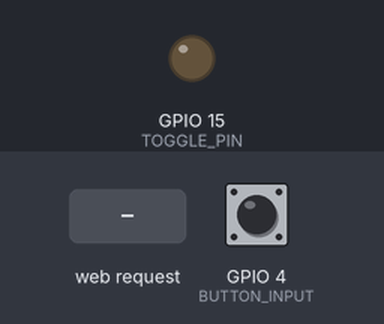
Bench run of a program on a simulated ESP32. Parts: output pins drawn as LEDs (lit = HIGH). The inputs (shaded band) are chosen by the test bench; at power-on: GPIO 4 (BUTTON_INPUT) LOW. WiFi joins after 1.5 s; servers stay silent unless stated; not simulated (calls return 0 or success): env.h; pins used as bus, display or sensor lines are not drawn; what the program prints to the serial monitor is not drawn.

Above: at 2.3 s.
2.4 s: HTTP request GET /15/toggle received
At 2.8 s:
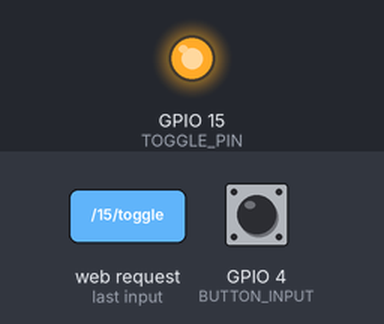
4.4 s: GPIO 4 (BUTTON_INPUT) pulled HIGH for 3.2 s
At 7.9 s:
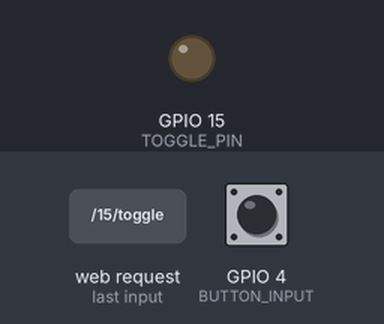
Timing chart, 0 to 9.4 s (numbered marks = the images above; inputs shaded):
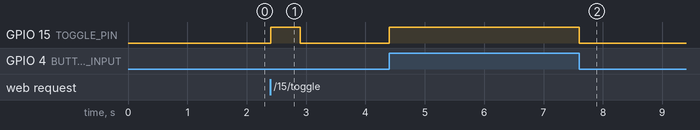

The program:

main.cpp
```cpp
/*******************************************************************************
 * Author: Trace Houser, Rui Santos
 *
 * Date: 2025/01/18
 *
 * Description:
 *      This is some simple code to remotely start my computer using an ESP32.
 *      The initial code I used was provided by Rui Santos at the link below
 *      and has been heavily modified.
 *
 *      In total, I'm using 1 ESP32, 1 Relay, and some wires. How the program works
 *      is it connects to your wifi (configurable under "Program Settings"),
 *      hosts a simple server with a toggle button, connects the relay
 *      when the toggle button is clicked.
 *
 * Links:
 *      Code from Rui Santos:
 *          https://randomnerdtutorials.com/esp32-web-server-arduino-ide/
 ******************************************************************************/

/*******************************************************************************
 * Imports
 ******************************************************************************/

#include <WiFi.h>
#include <env.h>
#include <thread>
#include <pthread.h>

/*******************************************************************************
 * Program Settings
 ******************************************************************************/

// Replace with your network credentials
const char *ssid = ESP32_WIFI_SSID;
const char *password = ESP32_WIFI_PASSWORD;
// Define server timeout in milliseconds (example: 2000ms = 2s)
const long timeoutTime = 2000;

/*******************************************************************************
 * Program Global Internal Variables
 ******************************************************************************/
// Set web server port number to 80
WiFiServer server(80);
// Variable to store the HTTP request
String header;
// Current time
unsigned long currentTime = millis();
// Previous time
unsigned long previousTime = 0;
// Wifi Reconnection Timer
unsigned long lastAttemptedWifiReconnection = 0;
// retry every minute
unsigned long wifiRetryDelay = 60000ul;
//I think the purpose of this is to make it attempt to connect immediately rather
//than waiting for the wifiRetryDelay to elapse
bool previouslyConnected = false;
// value to keep track of wifi disconnects
long wifiDisconnects = -1;

/*******************************************************************************
 * Program Pins
 ******************************************************************************/
// This pin sends the toggle signal to the relay
const int TOGGLE_PIN = 15;

// Circuit 1 (connected to the PC Power button)
// This is for detecting when the PC power button is pushed
// This pin is an INPUT pin detecting the amount of power
// When the button is pushed, it completes the circuit which sends the power from
// EXTRA_VCC to this pin (indicating we need to toggle the computer)
const int BUTTON_INPUT = 4;
// This pin is a part of the circuit
const int EXTRA_VCC = 2;

/*******************************************************************************
 * Function Declarations
 ******************************************************************************/
void sendCSS(WiFiClient &client);
void processHeaderRequest(String &header);
void checkForWebRequests();
void handlePhysicalButtonPress();
void connectToWifi();

/*******************************************************************************
 * Initial Setup
 ******************************************************************************/
void setup()
{
    Serial.begin(115200);
    // Check for wifi password and ssid
#ifndef ESP32_WIFI_PASSWORD
    Serial.println("No ESP32_WIFI_PASSWORD environment variable");
#endif
#ifndef ESP32_WIFI_SSID
    Serial.println("No ESP32_WIFI_SSID environment variable");
#endif

    // Pin setup last because the ExtraVCC pin is also the LED pin (physical indicator
    // of when the setup function is done)
    //  setup pins
    pinMode(TOGGLE_PIN, OUTPUT);
    pinMode(BUTTON_INPUT, INPUT);
    pinMode(EXTRA_VCC, OUTPUT);
    // Set degault states of pins
    digitalWrite(TOGGLE_PIN, LOW);
    digitalWrite(EXTRA_VCC, HIGH);

    attachInterrupt(BUTTON_INPUT, handlePhysicalButtonPress, CHANGE);
}

/*******************************************************************************
 * Main Loop
 ******************************************************************************/

void loop()
{
    //handle wifi requests
    if (WiFi.status() == WL_CONNECTED) {
        checkForWebRequests();
    }
    else {
        connectToWifi();
    }
}

/*******************************************************************************
 * Extra Functions
 ******************************************************************************/

void connectToWifi() {
    //check if attempted connection within retry delay or haven't ever connected
    if (millis() - lastAttemptedWifiReconnection > wifiRetryDelay || !previouslyConnected) {
        previouslyConnected = true;
        WiFi.disconnect();
        lastAttemptedWifiReconnection = millis();
        Serial.print("Connecting to ");
        Serial.println(ssid);
        WiFi.begin(ssid, password);
        while (WiFi.status() != WL_CONNECTED)
        {
            delay(500);
            Serial.print(".");
            if (millis() - lastAttemptedWifiReconnection > wifiRetryDelay) {
                Serial.println("Connecting to wifi took over 1 minute: Failed. Will attempt to retry");
                return;
            }
        }
        // Print local IP address and start web server
        //wifi disconnect count is only incremented on successful connection and
        //disconnection
        wifiDisconnects++;
        Serial.println("");
        Serial.println("WiFi connected.");
        Serial.println("IP address: ");
        Serial.println(WiFi.localIP());
        server.begin();
    }
}

void handlePhysicalButtonPress() {
    // Mirror the button press state with the toggle pin state
    int button_state = digitalRead(BUTTON_INPUT);
    digitalWrite(TOGGLE_PIN, button_state);
}

void checkForWebRequests() {
    // Check for Server Usage
    //  Listen for incoming clients
    WiFiClient client = server.available();
    // Check if a client has connected
    if (!client)
    {
        return;
    }
    currentTime = millis();
    previousTime = currentTime;
    Serial.println("New Client."); // print a message out in the serial port
    String currentLine = "";       // make a String to hold incoming data from the client
    while (client.connected() && currentTime - previousTime <= timeoutTime)
    { // loop while the client's connected
        currentTime = millis();
        // Check if there's bytes to read from the client
        if (!client.available())
        {
            continue;
        }
        char c = client.read(); // read a byte, then
        Serial.write(c);        // print it out the serial monitor
        header += c;
        if (c == '\n')
        {
            // if the byte is a newline character
            // if the current line is blank, you got two newline characters in a row.
            // that's the end of the client HTTP request, so send a response:
            if (currentLine.length() == 0)
            {
                // HTTP headers always start with a response code (e.g. HTTP/1.1 200 OK)
                // and a content-type so the client knows what's coming, then a blank line:
                client.println("HTTP/1.1 200 OK");
                client.println("Content-type:text/html");
                client.println("Connection: close");
                client.println();

                processHeaderRequest(header);

                // Display the HTML web page
                client.println("<!DOCTYPE html><html>");
                client.println("<head><meta name=\"viewport\" content=\"width=device-width, initial-scale=1\">");
                client.println("<link rel=\"icon\" href=\"data:,\">");
                sendCSS(client);

                // Web Page Heading
                client.println("<body><h1>ESP32 Web Server</h1>");

                // Display current state, and ON/OFF buttons for GPIO 26
                client.println("<p>PC Control</p>");
                // If the togglePinState is on, it displays the ON button
                client.println("<p><a href=\"/15/toggle\"><button class=\"button button-off\">Toggle PC</button></a></p>");
                client.print("<p>Wifi Disconnects: ");
                client.print(wifiDisconnects);
                client.println("</p>");
                client.println("</body></html>");

                // The HTTP response ends with another blank line
                client.println();
                // Break out of the while loop
                break;
            }
            else
            { // if you got a newline, then clear currentLine
                currentLine = "";
            }
        }
        else if (c != '\r')
        {                     // if you got anything else but a carriage return character,
            currentLine += c; // add it to the end of the currentLine
        }
    }
    // Clear the header variable
    header = "";
    // Close the connection
    client.stop();
    Serial.println("Client disconnected.");
    Serial.println("");
}

void sendCSS(WiFiClient &client)
{
    // CSS to style the on/off buttons
    // Feel free to change the background-color and font-size attributes to fit your preferences
    client.println("<style>html { font-family: Helvetica; display: inline-block; margin: 0px auto; text-align: center;}");
    client.println(".button { border: none; color: white; padding: 16px 40px;");
    client.println("text-decoration: none; font-size: 30px; margin: 2px; cursor: pointer;}");
    client.println(".button-on { background-color: #4CAF50;}");
    client.println(".button-off {background-color: #555555;}</style></head>");
}

void processHeaderRequest(String &header)
{
    // if on request, turn PC on
    if (header.indexOf("GET /15/toggle") >= 0)
    {
        Serial.println("Toggling Relay for 500 ms");
        digitalWrite(TOGGLE_PIN, HIGH);
        delay(500);
        digitalWrite(TOGGLE_PIN, LOW);
    }
}
```

Measured:
- after the input at 2.4 s, GPIO 15 (TOGGLE_PIN): LOW → HIGH at once, → LOW 0.50 s later
- after the input at 4.4 s, GPIO 15 (TOGGLE_PIN): LOW → HIGH at once, → LOW 3.2 s later
